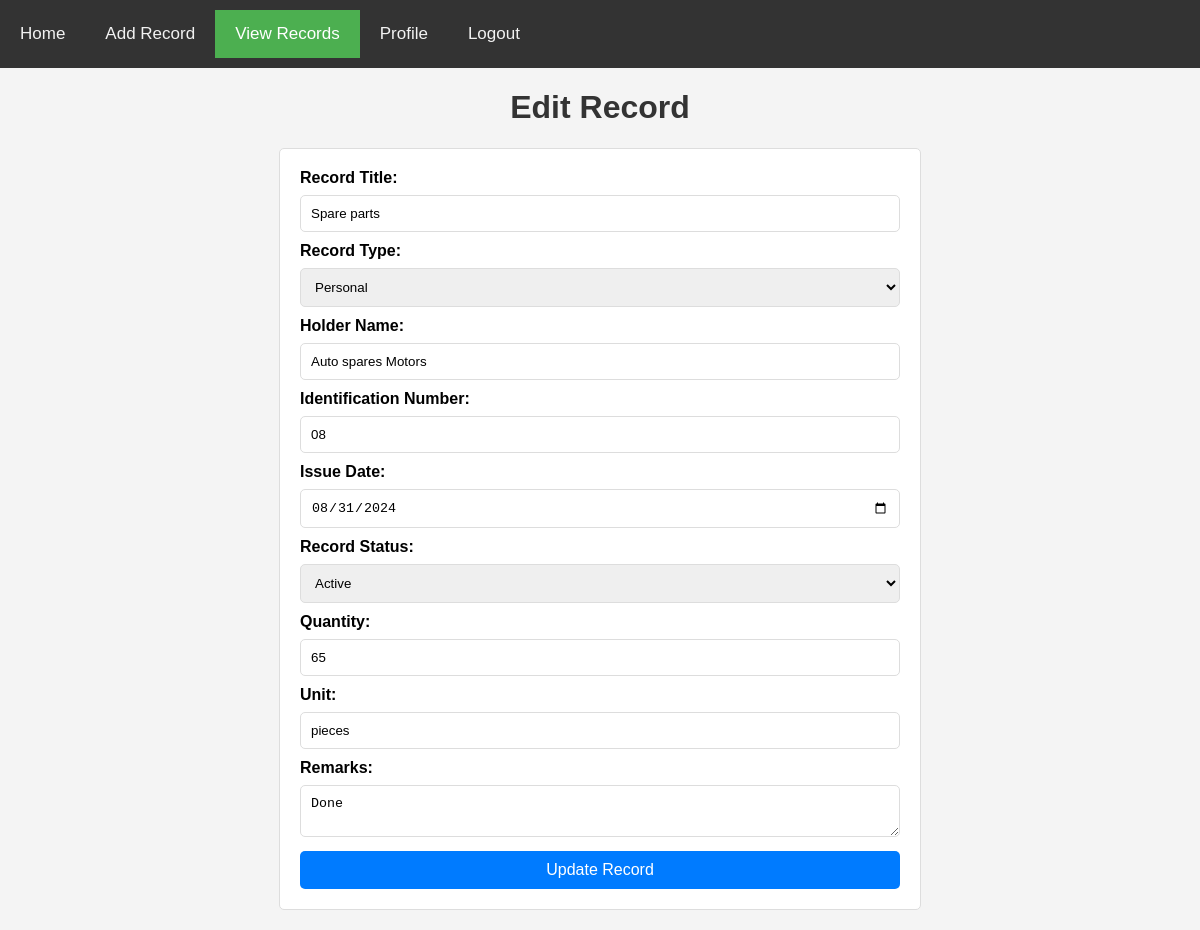
Page /pages/edit_record.php?id=9 (signed in) on the committed database.
### tables this page shows
CREATE TABLE `records` (
  `record_id` int(11) NOT NULL,
  `record_title` varchar(255) NOT NULL,
  `record_type` enum('Personal','Property','Legal','Other') NOT NULL,
  `holder_name` varchar(255) NOT NULL,
  `identification_number` varchar(100) NOT NULL,
  `issue_date` date NOT NULL,
  `record_status` enum('Active','Inactive','Expired') DEFAULT 'Active',
  `submitted_by` int(11) DEFAULT NULL,
  `date_registered` datetime DEFAULT current_timestamp(),
  `last_updated` datetime DEFAULT current_timestamp() ON UPDATE current_timestamp(),
  `remarks` text DEFAULT NULL,
  `quantity` float DEFAULT NULL,
  `unit` varchar(50) DEFAULT NULL
);

### pages/edit_record.php (the view, shortened to what this page needs)
<?php
require_once "../db.php";
if (isset($_GET['id'])) {
    $record_id = intval($_GET['id']);
} else {
    echo "<p>Invalid request. Please provide a valid record ID.</p>";
    exit();
}
if ($_SERVER["REQUEST_METHOD"] == "GET") {
    $sql = "SELECT * FROM records WHERE record_id = ?";
    $stmt = $conn->prepare($sql);
    $stmt->bind_param("i", $record_id);
    $stmt->execute();
    $result = $stmt->get_result();
    $record = $result->fetch_assoc();
}
?>
<!DOCTYPE html>
<html lang="en">
<head>
    <link rel="stylesheet" href="../css/style.css">
</head>
<body>
    <div class="navbar">
        <a href="home.php">Home</a>
        <a href="add_record.php">Add Record</a>
        <a href="view_records.php" class="active">View Records</a>
        <a href="profile.php">Profile</a>
        <a href="logout.php">Logout</a>
    </div>
    <h1>Edit Record</h1>
    <form id="editForm" action="edit_record.php?id=<?php echo urlencode($record_id); ?>" method="post" onsubmit="return confirmUpdate()">
        <label for="record_title">Record Title:</label>
        <input type="text" id="record_title" name="record_title" value="<?php echo htmlspecialchars($record['record_title']); ?>" required>
        <label for="record_type">Record Type:</label>
        <select id="record_type" name="record_type" required>
            <option value="Personal" <?php if ($record['record_type'] == 'Personal') echo 'selected'; ?>>Personal</option>
        </select>
        <label for="holder_name">Holder Name:</label>
        <input type="text" id="holder_name" name="holder_name" value="<?php echo htmlspecialchars($record['holder_name']); ?>" required>
        <label for="identification_number">Identification Number:</label>
        <input type="text" id="identification_number" name="identification_number" value="<?php echo htmlspecialchars($record['identification_number']); ?>" required>
        <label for="issue_date">Issue Date:</label>
        <input type="date" id="issue_date" name="issue_date" value="<?php echo htmlspecialchars($record['issue_date']); ?>" required>
        <label for="record_status">Record Status:</label>
        <select id="record_status" name="record_status">
            <option value="Active" <?php if ($record['record_status'] == 'Active') echo 'selected'; ?>>Active</option>
        </select>
        <label for="quantity">Quantity:</label>
        <input type="number" id="quantity" name="quantity" step="any" value="<?php echo htmlspecialchars($record['quantity']); ?>">
        <label for="unit">Unit:</label>
        <input type="text" id="unit" name="unit" value="<?php echo htmlspecialchars($record['unit']); ?>">
        <label for="remarks">Remarks:</label>
        <textarea id="remarks" name="remarks"><?php echo htmlspecialchars($record['remarks']); ?></textarea>
        <button type="submit" style="width: 100%; padding: 10px; background-color: #007BFF; color: #fff; border: none; border-radius: 5px; cursor: pointer; font-size: 16px;">Update Record</button>
    </form>
</body>
</html>

### css/style.css (style rules this page uses)
body { font-family: Arial, sans-serif; background-color: #f4f4f4; margin: 0; padding: 0; }
h1 { text-align: center; color: #333; }
.navbar { overflow: hidden; background-color: #333; padding: 10px 0; }
.navbar a { float: left; display: block; color: #f2f2f2; text-align: center; padding: 14px 20px; text-decoration: none; font-size: 17px; }
.navbar a.active { background-color: #4CAF50; color: white; }
form { max-width: 600px; margin: 20px auto; padding: 20px; background-color: #fff; border: 1px solid #ddd; border-radius: 5px; }
form label { display: block; margin-bottom: 8px; font-weight: bold; }
form input, form select, form textarea { width: 100%; padding: 10px; margin-bottom: 10px; border: 1px solid #ddd; border-radius: 5px; box-sizing: border-box; }
form button { width: 100%; padding: 10px; color: #fff; border: none; border-radius: 5px; cursor: pointer; font-size: 16px; }
@media only screen and (min-width: 993px) { .navbar a { float: left; } }
@media only screen and (min-width: 993px) { form { padding: 20px; } }

### rows in the picture
records: record_title "Spare parts", record_type "Personal", holder_name "Auto spares Motors", identification_number "08", issue_date "08/31/2024", record_status "Active", quantity "65", unit "pieces", remarks "Done"
